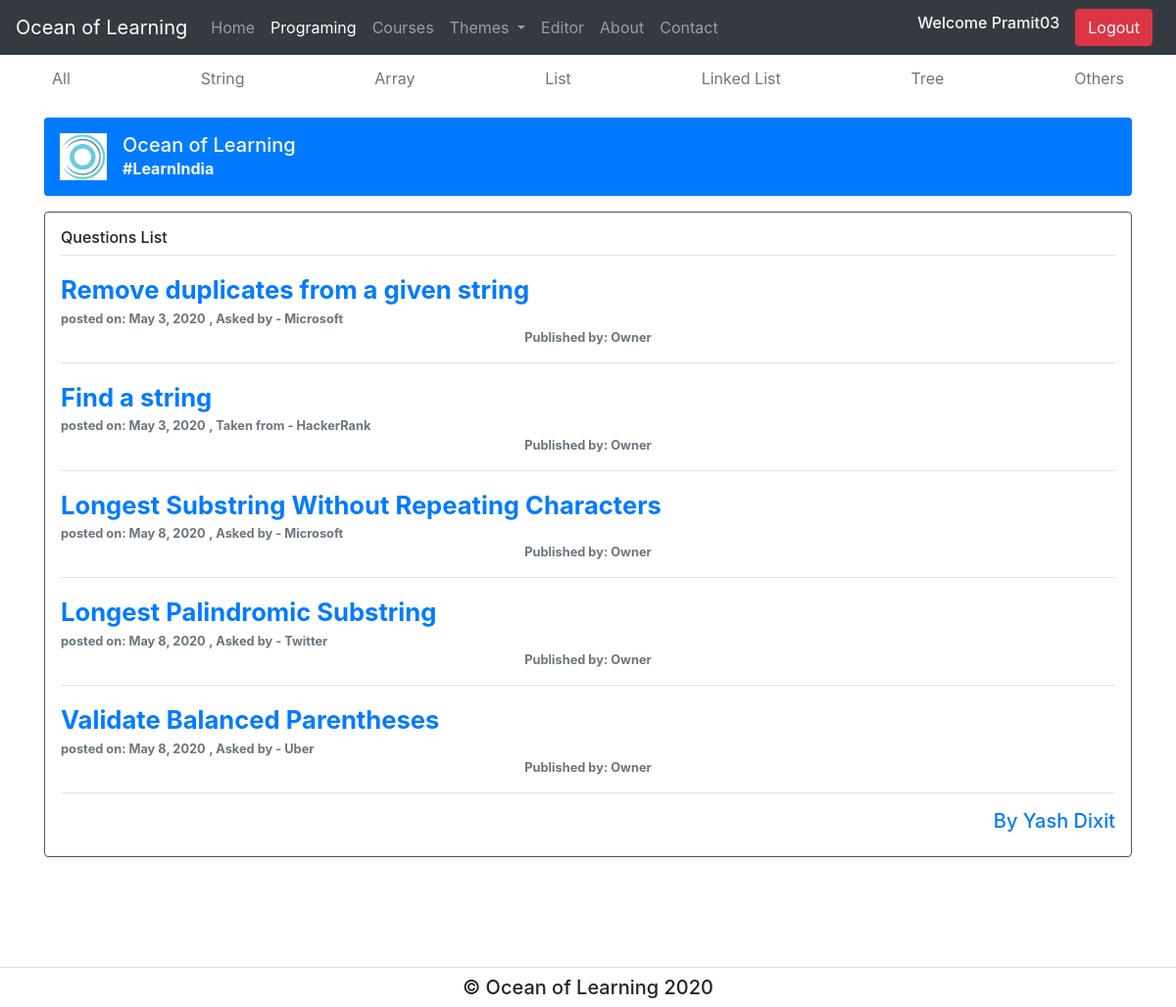
The page /programming/category/String (signed in) on the database its author committed.
### programming/models.py (models this page shows, shortened)
class Program(models.Model):
    pro_id = models.AutoField(primary_key=True)
    name = models.CharField(max_length=50)
    category = models.CharField(choices=CATEGORY_CHOICES, max_length=20)
    description = models.TextField(max_length=10000)
    recommended = models.CharField(max_length=50)
    asked = models.CharField(max_length=50)
    answer = models.TextField(max_length=2000, default="")
    Input = models.TextField(max_length=1000)
    Output = models.TextField(max_length=1000)
    starting_point = models.TextField(max_length=500, default="")
    pub_date = models.DateField()
    slug = models.SlugField(blank=True, null=True)
    class Meta:
        verbose_name = 'Program'
        verbose_name_plural = 'Programs'

### programming/views.py (the view)
# urls.py: path('category/<str:category>', views.pro_category, name='pro_category'),
def pro_category(request, category):
    prog = Program.objects.all().filter(category=category)
    pro = {"program": prog}
    return render(request, 'programming/category.html', pro)

### programming/templates/programming/category.html (shortened to what this page needs)
{% extends 'learn/base.html' %}
{% block proactive %} active {% endblock proactive %}
{% block body %} {% load static %}
<div class="container">
  <div class="nav-scroller py-1 mb-2">
    <nav class="nav d-flex justify-content-between">
      <a class="p-2 text-muted" href="{%url 'programming:pro_list' %}">All</a>
      <a class="p-2 text-muted" href="{% url 'programming:pro_category' 'String' %}">String</a>
      <a class="p-2 text-muted" href="{% url 'programming:pro_category' 'Array' %}">Array</a>
      <a class="p-2 text-muted" href="{% url 'programming:pro_category' 'List' %}">List</a>
      <a class="p-2 text-muted" href="{% url 'programming:pro_category' 'Linked List' %}">Linked List</a>
      <a class="p-2 text-muted" href="{% url 'programming:pro_category' 'Tree' %}">Tree</a>
      <a class="p-2 text-muted" href="{% url 'programming:pro_category' 'Others' %}">Others</a>
    </nav>
  </div>
  <div class="d-flex align-items-center p-3 my-3 text-dark-50 bg-primary rounded shadow-sm">
    <img class="mr-3" src="{% static 'learn/logo.png'%}" alt="..." width="48" height="48" />
    <div class="lh-100">
      <h5 class="mb-0 text-light lh-100">Ocean of Learning</h5>
      <strong class="text-light">#LearnIndia</strong>
    </div>
  </div>
  <div class="my-3 p-3 brd rounded shadow-sm">
    <h6 class="border-bottom border-gray pb-2 mb-0">Questions List</h6>
    {% for i in program %}
    <div class="media text-muted pt-3">
      <p class="media-body pb-3 mb-0 small lh-125 border-bottom border-gray">
        <a class="text-primary sizz" href="{%url 'programming:program' i.slug %}">{{i.name}}</a>
        <br />
        <strong>posted on: {{i.pub_date}}</strong>
        <strong> , {{i.asked}}</strong>
        <strong class="d-block text-center">Published by: {{i.recommended}}</strong>
      </p>
    </div>
    {% endfor %}
    <small class="d-block text-right mt-3 text-primary">
      <h5>By Yash Dixit</h5>
    </small>
  </div>
</div>
{% endblock %}

### learn/templates/learn/base.html (shortened to what this page needs)
<!DOCTYPE html>
<html lang="en">
<head>
  <link rel="stylesheet" href="https://stackpath.bootstrapcdn.com/bootstrap/4.4.1/css/bootstrap.min.css"
 />
  {% load static %}
  <link rel="stylesheet" href="{% static 'learn/style.css'%} " />
  <link rel="stylesheet" href="{% static 'learn/style1.css'%} " />
</head>
<body>
  <nav class="navbar navbar-expand-lg bg-dark navbar-dark">
    <a class="navbar-brand" href="{%url 'learn:home'%}">Ocean of Learning</a>
    <div class="collapse navbar-collapse" id="navbarSupportedContent">
      <ul class="navbar-nav mr-auto">
        <li class="nav-item {% block homeactive %}{% endblock homeactive %}">
          <a class="nav-link" href="{%url 'learn:home'%}">Home</a>
        </li>
        <li class="nav-item {% block proactive %}{% endblock proactive %}">
          <a class="nav-link" href="{%url 'programming:pro_list'%}">Programing</a>
        </li>
        <li class="nav-item {% block tchactive %}{% endblock tchactive %}">
          <a class="nav-link" href="{%url 'learn:tech_list'%}">Courses</a>
        </li>
        <li class="nav-item dropdown">
          <a class="nav-link dropdown-toggle" href="#" id="navbarDropdown" role="button" data-toggle="dropdown"
            aria-haspopup="true" aria-expanded="false">
            Themes
          </a>
        </li>
        <li class="nav-item {% block edtactive %}{% endblock edtactive %}">
          <a class="nav-link" href="{%url 'learn:editor'%}">Editor</a>
        </li>
        <li class="nav-item {% block abtactive %}{% endblock abtactive %}">
          <a class="nav-link" href="{%url 'learn:About'%}">About</a>
        </li>
        <li class="nav-item {% block cntactive %}{% endblock cntactive %}">
          <a class="nav-link" href="{%url 'learn:Contact'%}">Contact</a>
        </li>
      </ul>
      {% if user.is_authenticated %}
      <h6 class="text-light mr-2 ml-2">Welcome {{request.user}}</h6>
      <a href="/logout" class="btn btn-danger text-light ml-2 mr-2">Logout</a>
      {% endif %}
    </div>
  </nav>
  {% block body %} {% endblock %}
  <br />
  <br />
  <br />
  <br />
  <footer class="border-top border-grey">
    <div class="container">
      <h5 class="text-center m-2">© Ocean of Learning 2020</h5>
    </div>
  </footer>
</body>
</html>

### learn/static/learn/style.css (style rules this page uses)
.sizz { font-size: 2em; font-weight: bold; }

### learn/static/learn/style1.css (style rules this page uses)
.brd { border: 1px solid #545454; }

### rows shown on the page
Program: name "Remove duplicates from a given string", pub_date "May 3, 2020", asked "Asked by - Microsoft", recommended "Owner"
Program: name "Find a string", pub_date "May 3, 2020", asked "Taken from - HackerRank", recommended "Owner"
Program: name "Longest Substring Without Repeating Characters", pub_date "May 8, 2020", asked "Asked by - Microsoft", recommended "Owner"
Program: name "Longest Palindromic Substring", pub_date "May 8, 2020", asked "Asked by - Twitter", recommended "Owner"
Program: name "Validate Balanced Parentheses", pub_date "May 8, 2020", asked "Asked by - Uber", recommended "Owner"

### other values the page prints
{{ request.user }} "Pramit03"
